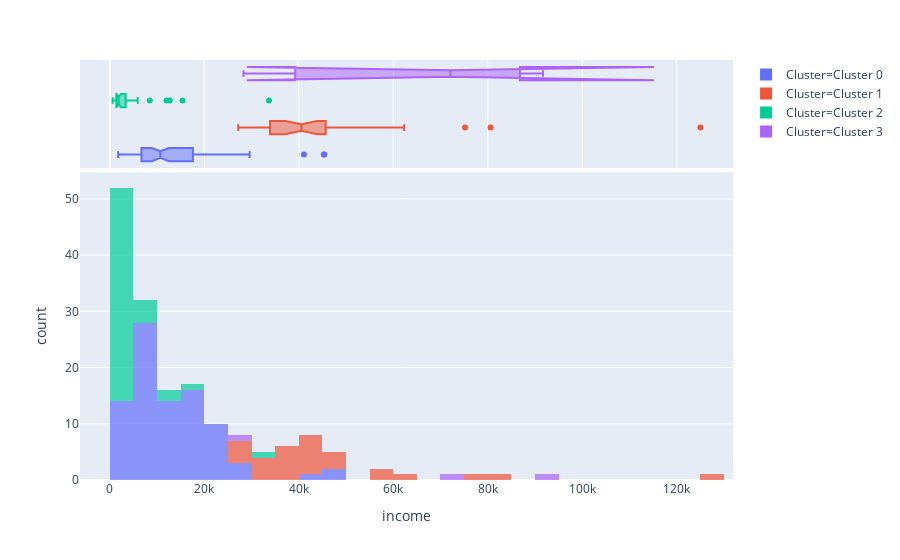

Notebook source saved alongside this figure:
### Code cell
plot_model(kmeans, plot = 'distribution', feature = 'income')

### Figure 1 — Plotly figure (JSON) as saved in the notebook; plotly's stock layout.template omitted (floating-point values rounded to 4 significant figures; data arrays with more than 128 entries replaced by an {"elided": "..."} marker saying what was removed)
{"data": [{"alignmentgroup": "True", "bingroup": "x", "hoverlabel": {"namelength": 0}, "hovertemplate": "Cluster=Cluster 0<br>income=%{x}<br>count=%{y}", "legendgroup": "Cluster=Cluster 0", "marker": {"color": "#636efa", "opacity": 0.7}, "name": "Cluster=Cluster 0", "offsetgroup": "Cluster=Cluster 0", "orientation": "v", "showlegend": true, "type": "histogram", "x": [2790, 8560, 16300, 18300, 9920, 14200, 20100, 9470, 8000, 17400, 8430, 4410, 22300, 2110, 5840, 13500, 17800, 11200, 6730, 4980, 7350, 22700, 29600, 10400, 21100, 1780, 21800, 5600, 9960, 7290, 15400, 5400, 45300, 45400, 1990, 12700, 3720, 20400, 6440, 14000, 7710, 3910, 3340, 15900, 25200, 10500, 21100, 11400, 18000, 6710, 9860, 2520, 7300, 2950, 15300, 14500, 13300, 9720, 5410, 6420, 16500, 7880, 16200, 15300, 2440, 41100, 22900, 16000, 6700, 18700, 19100, 4490, 12900, 9930, 17100, 5830, 4240, 23100, 9940, 20100, 7820, 28300, 10900, 13000, 9530, 19400, 9350, 11100], "xaxis": "x", "yaxis": "y"}, {"alignmentgroup": "True", "customdata": {"elided": "88x11 mixed values"}, "hoverlabel": {"namelength": 0}, "hovertemplate": "Cluster=%{customdata[10]}<br>income=%{customdata[5]}<br>country=%{customdata[0]}<br>child_mort=%{customdata[1]}<br>exports=%{customdata[2]}<br>health=%{customdata[3]}<br>imports=%{customdata[4]}<br>inflation=%{customdata[6]}<br>life_expec=%{customdata[7]}<br>total_fer=%{customdata[8]}<br>gdpp=%{customdata[9]}", "legendgroup": "Cluster=Cluster 0", "marker": {"color": "#636efa"}, "name": "Cluster=Cluster 0", "notched": true, "offsetgroup": "Cluster=Cluster 0", "showlegend": false, "type": "box", "x": [2790, 8560, 16300, 18300, 9920, 14200, 20100, 9470, 8000, 17400, 8430, 4410, 22300, 2110, 5840, 13500, 17800, 11200, 6730, 4980, 7350, 22700, 29600, 10400, 21100, 1780, 21800, 5600, 9960, 7290, 15400, 5400, 45300, 45400, 1990, 12700, 3720, 20400, 6440, 14000, 7710, 3910, 3340, 15900, 25200, 10500, 21100, 11400, 18000, 6710, 9860, 2520, 7300, 2950, 15300, 14500, 13300, 9720, 5410, 6420, 16500, 7880, 16200, 15300, 2440, 41100, 22900, 16000, 6700, 18700, 19100, 4490, 12900, 9930, 17100, 5830, 4240, 23100, 9940, 20100, 7820, 28300, 10900, 13000, 9530, 19400, 9350, 11100], "xaxis": "x2", "yaxis": "y2"}, {"alignmentgroup": "True", "bingroup": "x", "hoverlabel": {"namelength": 0}, "hovertemplate": "Cluster=Cluster 1<br>income=%{x}<br>count=%{y}", "legendgroup": "Cluster=Cluster 1", "marker": {"color": "#EF553B", "opacity": 0.7}, "name": "Cluster=Cluster 1", "offsetgroup": "Cluster=Cluster 1", "orientation": "v", "showlegend": true, "type": "histogram", "x": [125000, 41100, 27200, 33900, 28700, 41400, 45500, 39800, 36900, 32300, 43200, 62300, 44000, 40400, 35800, 45700, 28700, 38800, 57600, 36200, 49400, 80600, 30400, 32500, 42900, 55500, 36200, 29600, 75200, 40700], "xaxis": "x", "yaxis": "y"}, {"alignmentgroup": "True", "customdata": {"elided": "30x11 mixed values"}, "hoverlabel": {"namelength": 0}, "hovertemplate": "Cluster=%{customdata[10]}<br>income=%{customdata[5]}<br>country=%{customdata[0]}<br>child_mort=%{customdata[1]}<br>exports=%{customdata[2]}<br>health=%{customdata[3]}<br>imports=%{customdata[4]}<br>inflation=%{customdata[6]}<br>life_expec=%{customdata[7]}<br>total_fer=%{customdata[8]}<br>gdpp=%{customdata[9]}", "legendgroup": "Cluster=Cluster 1", "marker": {"color": "#EF553B"}, "name": "Cluster=Cluster 1", "notched": true, "offsetgroup": "Cluster=Cluster 1", "showlegend": false, "type": "box", "x": [125000, 41100, 27200, 33900, 28700, 41400, 45500, 39800, 36900, 32300, 43200, 62300, 44000, 40400, 35800, 45700, 28700, 38800, 57600, 36200, 49400, 80600, 30400, 32500, 42900, 55500, 36200, 29600, 75200, 40700], "xaxis": "x2", "yaxis": "y2"}, {"alignmentgroup": "True", "bingroup": "x", "hoverlabel": {"namelength": 0}, "hovertemplate": "Cluster=Cluster 2<br>income=%{x}<br>count=%{y}", "legendgroup": "Cluster=Cluster 2", "marker": {"color": "#00cc96", "opacity": 0.7}, "name": "Cluster=Cluster 2", "offsetgroup": "Cluster=Cluster 2", "orientation": "v", "showlegend": true, "type": "histogram", "x": [1540, 1210, 1220, 2180, 12000, 1850, 3370, 2090, 1610, 4280, 3060, 1660, 15400, 1420, 33700, 2690, 5190, 1190, 609, 1930, 888, 2660, 764, 1430, 1820, 5900, 1410, 1390, 1500, 12700, 5150, 814, 8460, 918, 3320, 1870, 1350, 1030, 700, 2380, 3980, 4480, 1730, 2480, 1390, 3280], "xaxis": "x", "yaxis": "y"}, {"alignmentgroup": "True", "customdata": {"elided": "46x11 mixed values"}, "hoverlabel": {"namelength": 0}, "hovertemplate": "Cluster=%{customdata[10]}<br>income=%{customdata[5]}<br>country=%{customdata[0]}<br>child_mort=%{customdata[1]}<br>exports=%{customdata[2]}<br>health=%{customdata[3]}<br>imports=%{customdata[4]}<br>inflation=%{customdata[6]}<br>life_expec=%{customdata[7]}<br>total_fer=%{customdata[8]}<br>gdpp=%{customdata[9]}", "legendgroup": "Cluster=Cluster 2", "marker": {"color": "#00cc96"}, "name": "Cluster=Cluster 2", "notched": true, "offsetgroup": "Cluster=Cluster 2", "showlegend": false, "type": "box", "x": [1540, 1210, 1220, 2180, 12000, 1850, 3370, 2090, 1610, 4280, 3060, 1660, 15400, 1420, 33700, 2690, 5190, 1190, 609, 1930, 888, 2660, 764, 1430, 1820, 5900, 1410, 1390, 1500, 12700, 5150, 814, 8460, 918, 3320, 1870, 1350, 1030, 700, 2380, 3980, 4480, 1730, 2480, 1390, 3280], "xaxis": "x2", "yaxis": "y2"}, {"alignmentgroup": "True", "bingroup": "x", "hoverlabel": {"namelength": 0}, "hovertemplate": "Cluster=Cluster 3<br>income=%{x}<br>count=%{y}", "legendgroup": "Cluster=Cluster 3", "marker": {"color": "#ab63fa", "opacity": 0.7}, "name": "Cluster=Cluster 3", "offsetgroup": "Cluster=Cluster 3", "orientation": "v", "showlegend": true, "type": "histogram", "x": [91700, 28300, 72100], "xaxis": "x", "yaxis": "y"}, {"alignmentgroup": "True", "customdata": [["Luxembourg", 2.8, 175, 7.77, 142, 91700, 3.62, 81.3, 1.63, 105000, "Cluster 3"], ["Malta", 6.8, 153, 8.65, 154, 28300, 3.83, 80.3, 1.36, 21100, "Cluster 3"], ["Singapore", 2.8, 200, 3.96, 174, 72100, -0.046, 82.7, 1.15, 46600, "Cluster 3"]], "hoverlabel": {"namelength": 0}, "hovertemplate": "Cluster=%{customdata[10]}<br>income=%{customdata[5]}<br>country=%{customdata[0]}<br>child_mort=%{customdata[1]}<br>exports=%{customdata[2]}<br>health=%{customdata[3]}<br>imports=%{customdata[4]}<br>inflation=%{customdata[6]}<br>life_expec=%{customdata[7]}<br>total_fer=%{customdata[8]}<br>gdpp=%{customdata[9]}", "legendgroup": "Cluster=Cluster 3", "marker": {"color": "#ab63fa"}, "name": "Cluster=Cluster 3", "notched": true, "offsetgroup": "Cluster=Cluster 3", "showlegend": false, "type": "box", "x": [91700, 28300, 72100], "xaxis": "x2", "yaxis": "y2"}], "layout": {"barmode": "relative", "legend": {"tracegroupgap": 0}, "margin": {"t": 60}, "xaxis": {"anchor": "y", "domain": [0, 1], "title": {"text": "income"}}, "xaxis2": {"anchor": "y2", "domain": [0, 1], "matches": "x", "showgrid": true, "showticklabels": false}, "yaxis": {"anchor": "x", "domain": [0, 0.7326], "title": {"text": "count"}}, "yaxis2": {"anchor": "x2", "domain": [0.7426, 1], "matches": "y2", "showgrid": false, "showline": false, "showticklabels": false, "ticks": ""}}}
